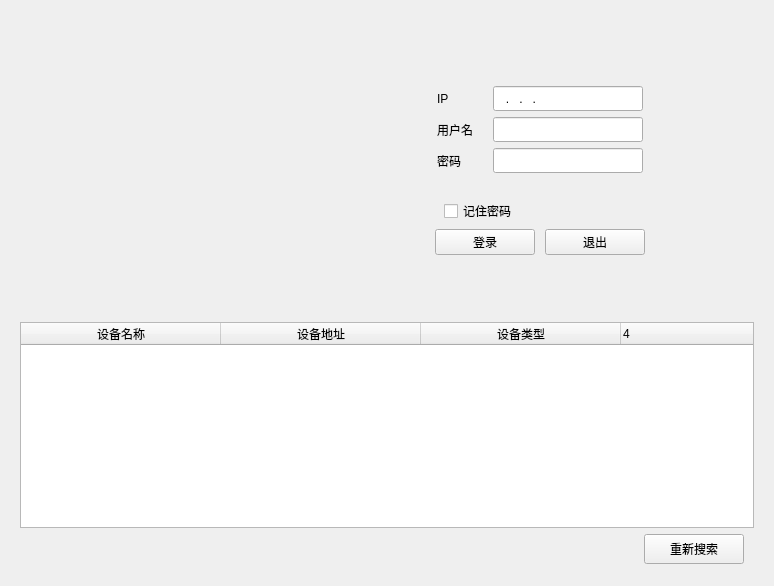
<?xml version="1.0" encoding="UTF-8"?>
<ui version="4.0">
 <class>Dlg_LoginClass</class>
 <widget class="QWidget" name="Dlg_LoginClass">
  <property name="geometry">
   <rect>
    <x>0</x>
    <y>0</y>
    <width>774</width>
    <height>586</height>
   </rect>
  </property>
  <property name="windowTitle">
   <string>Dlg_Login</string>
  </property>
  <layout class="QVBoxLayout" name="verticalLayout_3">
   <property name="leftMargin">
    <number>9</number>
   </property>
   <property name="topMargin">
    <number>0</number>
   </property>
   <property name="rightMargin">
    <number>9</number>
   </property>
   <item>
    <widget class="QWidget" name="titleBar" native="true">
     <property name="minimumSize">
      <size>
       <width>0</width>
       <height>30</height>
      </size>
     </property>
     <layout class="QHBoxLayout" name="horizontalLayout_3">
      <property name="spacing">
       <number>6</number>
      </property>
      <property name="leftMargin">
       <number>0</number>
      </property>
      <property name="topMargin">
       <number>0</number>
      </property>
      <property name="rightMargin">
       <number>0</number>
      </property>
      <property name="bottomMargin">
       <number>0</number>
      </property>
      <item>
       <spacer name="horizontalSpacer_5">
        <property name="orientation">
         <enum>Qt::Horizontal</enum>
        </property>
        <property name="sizeHint" stdset="0">
         <size>
          <width>691</width>
          <height>20</height>
         </size>
        </property>
       </spacer>
      </item>
      <item>
       <widget class="QPushButton" name="minimizeButton">
        <property name="minimumSize">
         <size>
          <width>0</width>
          <height>0</height>
         </size>
        </property>
        <property name="maximumSize">
         <size>
          <width>20</width>
          <height>20</height>
         </size>
        </property>
        <property name="text">
         <string/>
        </property>
        <property name="flat">
         <bool>true</bool>
        </property>
       </widget>
      </item>
      <item>
       <widget class="QPushButton" name="closeButton">
        <property name="minimumSize">
         <size>
          <width>20</width>
          <height>20</height>
         </size>
        </property>
        <property name="maximumSize">
         <size>
          <width>20</width>
          <height>20</height>
         </size>
        </property>
        <property name="styleSheet">
         <string notr="true"/>
        </property>
        <property name="text">
         <string/>
        </property>
        <property name="iconSize">
         <size>
          <width>10</width>
          <height>10</height>
         </size>
        </property>
        <property name="flat">
         <bool>true</bool>
        </property>
       </widget>
      </item>
     </layout>
    </widget>
   </item>
   <item>
    <layout class="QHBoxLayout" name="horizontalLayout_9" stretch="2,3">
     <item>
      <widget class="QLabel" name="label_6">
       <property name="text">
        <string/>
       </property>
      </widget>
     </item>
     <item>
      <widget class="QWidget" name="widget" native="true">
       <layout class="QVBoxLayout" name="verticalLayout">
        <item>
         <spacer name="verticalSpacer">
          <property name="orientation">
           <enum>Qt::Vertical</enum>
          </property>
          <property name="sizeHint" stdset="0">
           <size>
            <width>18</width>
            <height>39</height>
           </size>
          </property>
         </spacer>
        </item>
        <item>
         <layout class="QHBoxLayout" name="horizontalLayout">
          <item>
           <spacer name="horizontalSpacer">
            <property name="orientation">
             <enum>Qt::Horizontal</enum>
            </property>
            <property name="sizeHint" stdset="0">
             <size>
              <width>40</width>
              <height>20</height>
             </size>
            </property>
           </spacer>
          </item>
          <item>
           <widget class="QLabel" name="label">
            <property name="minimumSize">
             <size>
              <width>50</width>
              <height>0</height>
             </size>
            </property>
            <property name="text">
             <string>IP</string>
            </property>
           </widget>
          </item>
          <item>
           <widget class="QLineEdit" name="ledt_ip">
            <property name="minimumSize">
             <size>
              <width>150</width>
              <height>25</height>
             </size>
            </property>
            <property name="maximumSize">
             <size>
              <width>150</width>
              <height>16777215</height>
             </size>
            </property>
            <property name="inputMask">
             <string>000.000.000.000</string>
            </property>
           </widget>
          </item>
          <item>
           <spacer name="horizontalSpacer_2">
            <property name="orientation">
             <enum>Qt::Horizontal</enum>
            </property>
            <property name="sizeHint" stdset="0">
             <size>
              <width>40</width>
              <height>20</height>
             </size>
            </property>
           </spacer>
          </item>
         </layout>
        </item>
        <item>
         <layout class="QHBoxLayout" name="horizontalLayout_2">
          <item>
           <spacer name="horizontalSpacer_3">
            <property name="orientation">
             <enum>Qt::Horizontal</enum>
            </property>
            <property name="sizeHint" stdset="0">
             <size>
              <width>40</width>
              <height>20</height>
             </size>
            </property>
           </spacer>
          </item>
          <item>
           <widget class="QLabel" name="label_2">
            <property name="minimumSize">
             <size>
              <width>50</width>
              <height>0</height>
             </size>
            </property>
            <property name="text">
             <string>用户名</string>
            </property>
           </widget>
          </item>
          <item>
           <widget class="QLineEdit" name="ledt_usr">
            <property name="minimumSize">
             <size>
              <width>150</width>
              <height>25</height>
             </size>
            </property>
            <property name="maximumSize">
             <size>
              <width>150</width>
              <height>16777215</height>
             </size>
            </property>
           </widget>
          </item>
          <item>
           <spacer name="horizontalSpacer_4">
            <property name="orientation">
             <enum>Qt::Horizontal</enum>
            </property>
            <property name="sizeHint" stdset="0">
             <size>
              <width>40</width>
              <height>20</height>
             </size>
            </property>
           </spacer>
          </item>
         </layout>
        </item>
        <item>
         <layout class="QHBoxLayout" name="horizontalLayout_5">
          <item>
           <spacer name="horizontalSpacer_9">
            <property name="orientation">
             <enum>Qt::Horizontal</enum>
            </property>
            <property name="sizeHint" stdset="0">
             <size>
              <width>40</width>
              <height>20</height>
             </size>
            </property>
           </spacer>
          </item>
          <item>
           <widget class="QLabel" name="label_5">
            <property name="minimumSize">
             <size>
              <width>50</width>
              <height>0</height>
             </size>
            </property>
            <property name="text">
             <string>密码</string>
            </property>
           </widget>
          </item>
          <item>
           <widget class="QLineEdit" name="ledt_pwd">
            <property name="minimumSize">
             <size>
              <width>150</width>
              <height>25</height>
             </size>
            </property>
            <property name="maximumSize">
             <size>
              <width>150</width>
              <height>16777215</height>
             </size>
            </property>
            <property name="echoMode">
             <enum>QLineEdit::Password</enum>
            </property>
           </widget>
          </item>
          <item>
           <spacer name="horizontalSpacer_10">
            <property name="orientation">
             <enum>Qt::Horizontal</enum>
            </property>
            <property name="sizeHint" stdset="0">
             <size>
              <width>40</width>
              <height>20</height>
             </size>
            </property>
           </spacer>
          </item>
         </layout>
        </item>
        <item>
         <layout class="QHBoxLayout" name="horizontalLayout_6">
          <item>
           <spacer name="horizontalSpacer_11">
            <property name="orientation">
             <enum>Qt::Horizontal</enum>
            </property>
            <property name="sizeHint" stdset="0">
             <size>
              <width>40</width>
              <height>20</height>
             </size>
            </property>
           </spacer>
          </item>
         </layout>
        </item>
        <item>
         <layout class="QHBoxLayout" name="horizontalLayout_7">
          <item>
           <spacer name="horizontalSpacer_12">
            <property name="orientation">
             <enum>Qt::Horizontal</enum>
            </property>
            <property name="sizeHint" stdset="0">
             <size>
              <width>40</width>
              <height>20</height>
             </size>
            </property>
           </spacer>
          </item>
          <item>
           <widget class="QCheckBox" name="checkBtn_remember">
            <property name="text">
             <string>记住密码</string>
            </property>
           </widget>
          </item>
          <item>
           <spacer name="horizontalSpacer_14">
            <property name="orientation">
             <enum>Qt::Horizontal</enum>
            </property>
            <property name="sizeHint" stdset="0">
             <size>
              <width>40</width>
              <height>20</height>
             </size>
            </property>
           </spacer>
          </item>
          <item>
           <spacer name="horizontalSpacer_13">
            <property name="orientation">
             <enum>Qt::Horizontal</enum>
            </property>
            <property name="sizeHint" stdset="0">
             <size>
              <width>40</width>
              <height>20</height>
             </size>
            </property>
           </spacer>
          </item>
         </layout>
        </item>
        <item>
         <layout class="QHBoxLayout" name="horizontalLayout_8">
          <property name="spacing">
           <number>10</number>
          </property>
          <item>
           <spacer name="horizontalSpacer_15">
            <property name="orientation">
             <enum>Qt::Horizontal</enum>
            </property>
            <property name="sizeHint" stdset="0">
             <size>
              <width>40</width>
              <height>20</height>
             </size>
            </property>
           </spacer>
          </item>
          <item>
           <widget class="QPushButton" name="btn_login">
            <property name="minimumSize">
             <size>
              <width>100</width>
              <height>25</height>
             </size>
            </property>
            <property name="text">
             <string>登录</string>
            </property>
           </widget>
          </item>
          <item>
           <widget class="QPushButton" name="btn_logout">
            <property name="minimumSize">
             <size>
              <width>100</width>
              <height>25</height>
             </size>
            </property>
            <property name="text">
             <string>退出</string>
            </property>
           </widget>
          </item>
          <item>
           <spacer name="horizontalSpacer_16">
            <property name="orientation">
             <enum>Qt::Horizontal</enum>
            </property>
            <property name="sizeHint" stdset="0">
             <size>
              <width>40</width>
              <height>20</height>
             </size>
            </property>
           </spacer>
          </item>
         </layout>
        </item>
        <item>
         <spacer name="verticalSpacer_2">
          <property name="orientation">
           <enum>Qt::Vertical</enum>
          </property>
          <property name="sizeHint" stdset="0">
           <size>
            <width>18</width>
            <height>39</height>
           </size>
          </property>
         </spacer>
        </item>
       </layout>
      </widget>
     </item>
    </layout>
   </item>
   <item>
    <widget class="QWidget" name="widget_2" native="true">
     <layout class="QVBoxLayout" name="verticalLayout_2">
      <item>
       <widget class="QTreeWidget" name="treeWidget">
        <property name="styleSheet">
         <string notr="true">QTreeWidget
{
	spacing:5px;
	outline:0px;
}

QTreeWidget::item
{
	color:rgb(255,255,255);
	height: 30px;
	text-align: center;
}
QTreeWidget::item::hover
{
	background-color:rgb(82,170,127);
}
QTreeWidget::item::selected
{
	background-color:rgb(82,170,127);
	color: rgb(255, 255, 255);
	font-size: 14px;
}

QWidget:focus{outline: none;}
</string>
        </property>
        <property name="indentation">
         <number>0</number>
        </property>
        <property name="columnCount">
         <number>4</number>
        </property>
        <attribute name="headerDefaultSectionSize">
         <number>200</number>
        </attribute>
        <column>
         <property name="text">
          <string>设备名称</string>
         </property>
         <property name="textAlignment">
          <set>AlignCenter</set>
         </property>
        </column>
        <column>
         <property name="text">
          <string>设备地址</string>
         </property>
         <property name="textAlignment">
          <set>AlignCenter</set>
         </property>
        </column>
        <column>
         <property name="text">
          <string>设备类型</string>
         </property>
         <property name="textAlignment">
          <set>AlignCenter</set>
         </property>
        </column>
        <column>
         <property name="text">
          <string/>
         </property>
        </column>
        <item>
         <property name="text">
          <string>3</string>
         </property>
         <property name="text">
          <string>2342</string>
         </property>
         <property name="text">
          <string>34535</string>
         </property>
        </item>
       </widget>
      </item>
      <item>
       <layout class="QHBoxLayout" name="horizontalLayout_10">
        <property name="rightMargin">
         <number>10</number>
        </property>
        <item>
         <spacer name="horizontalSpacer_19">
          <property name="orientation">
           <enum>Qt::Horizontal</enum>
          </property>
          <property name="sizeHint" stdset="0">
           <size>
            <width>40</width>
            <height>20</height>
           </size>
          </property>
         </spacer>
        </item>
        <item>
         <widget class="QPushButton" name="btn_research">
          <property name="minimumSize">
           <size>
            <width>100</width>
            <height>30</height>
           </size>
          </property>
          <property name="text">
           <string>重新搜索</string>
          </property>
         </widget>
        </item>
       </layout>
      </item>
     </layout>
    </widget>
   </item>
  </layout>
 </widget>
 <layoutdefault spacing="6" margin="11"/>
 <resources>
  <include location="res.qrc"/>
 </resources>
 <connections/>
</ui>
